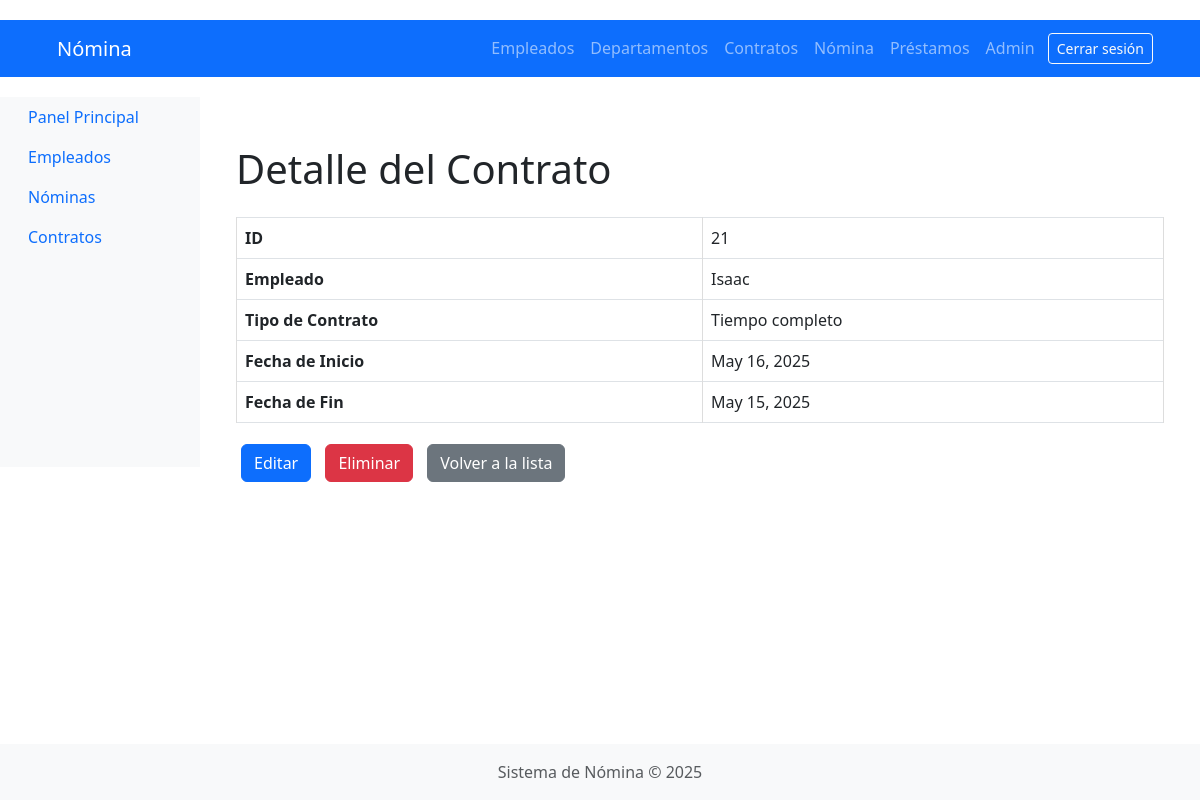
Screenshot of /contracts/detalle/21/ (signed in) with the database file from the repository.
### contracts/models.py (models this page shows, shortened)
class Contrato(models.Model):
    empleado = models.ForeignKey('employees.Empleado', on_delete=models.CASCADE)
    tipo_contrato = models.ForeignKey(TipoContrato, on_delete=models.CASCADE)
    fecha_inicio = models.DateField()
    fecha_fin = models.DateField(null=True, blank=True)

class TipoContrato(models.Model):
    nombre = models.CharField(max_length=100)
    descripcion = models.TextField()

### employees/models.py (models this page shows, shortened)
class Empleado(models.Model):
    SEXO_CHOICES = [
        ('M', 'Masculino'),
        ('F', 'Femenino'),
    ]
    cedula = models.CharField(max_length=10, unique=True, null=True)
    nombre = models.CharField(max_length=100)
    apellido = models.CharField(max_length=100)
    sexo = models.CharField(max_length=1, choices=SEXO_CHOICES, default='M')  # Campo agregado
    cargo = models.ForeignKey(Cargo, on_delete=models.CASCADE)
    departamento = models.ForeignKey(Departamento, on_delete=models.CASCADE)
    tipo_contrato = models.ForeignKey(TipoContrato, on_delete=models.CASCADE)
    fecha_ingreso = models.DateField()
    salario = models.DecimalField(max_digits=10, decimal_places=2)

### contracts/views.py (the view)
# urls.py: path('detalle/<int:contrato_id>/', views.detalle_contrato, name='detalle_contrato'),  # Agregado
@login_required
def detalle_contrato(request, contrato_id):
    contrato = get_object_or_404(Contrato, id=contrato_id)
    return render(request, 'contracts/contract_detail.html', {'contrato': contrato})

### templates/contracts/contract_detail.html (shortened to what this page needs)
{% extends 'base.html' %}
{% block content %}
<div class="container mt-5">
    <h1 class="mb-4">Detalle del Contrato</h1>
    <table class="table table-bordered">
        <tr>
            <th>ID</th>
            <td>{{ contrato.id }}</td>
        </tr>
        <tr>
            <th>Empleado</th>
            <td>{{ contrato.empleado.nombre }}</td>
        </tr>
        <tr>
            <th>Tipo de Contrato</th>
            <td>{{ contrato.tipo_contrato.nombre }}</td>
        </tr>
        <tr>
            <th>Fecha de Inicio</th>
            <td>{{ contrato.fecha_inicio }}</td>
        </tr>
        <tr>
            <th>Fecha de Fin</th>
            <td>{{ contrato.fecha_fin|default:"Indefinido" }}</td>
        </tr>
    </table>
    <div class="mt-3">
        <a href="{% url 'actualizar_contrato' contrato.id %}" class="btn btn-primary">Editar</a>
        <a href="{% url 'eliminar_contrato' contrato.id %}" class="btn btn-danger">Eliminar</a>
        <a href="{% url 'listar_contratos' %}" class="btn btn-secondary">Volver a la lista</a>
    </div>
</div>
{% endblock %}

### static/css/styles.css (style rules this page uses)
body { font-family: 'Arial', sans-serif; margin: 0; padding: 0; background-color: #f4f4f4; }
.container { width: 80%; margin: auto; overflow: hidden; }
h1, h2, h3 { color: #35424a; }
.table { width: 100%; margin: 20px 0; border-collapse: collapse; }
.table th, .table td { padding: 10px; border: 1px solid #dddddd; text-align: left; }
.table th { background: #35424a; color: #ffffff; }
.btn { display: inline-block; padding: 10px 15px; margin: 5px; border: none; border-radius: 5px; cursor: pointer; }
.btn-primary { background: #35424a; color: #ffffff; }
.btn-danger { background: #e8491d; color: #ffffff; }

### rows the page displays
Contrato: id "21", empleado.nombre "Isaac", tipo_contrato.nombre "Tiempo completo", fecha_inicio "May 16, 2025", fecha_fin "May 15, 2025"

### other values shown
{{ year|default:2025 }} "2025"
